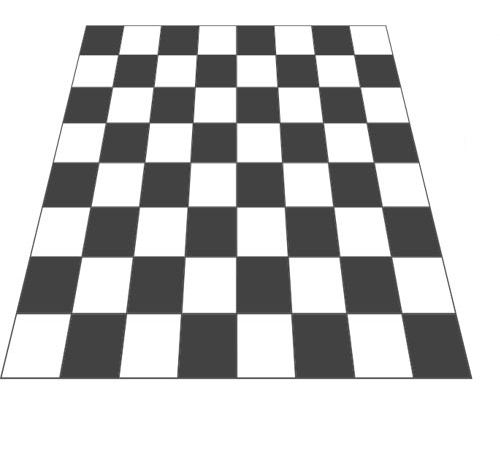
#> input picture OpencvPython/Resources/1.jpg, 500 x 461 px
$ python test.py
#> lines starting #> are read from the running program, lines starting #| are printed output that depends on the picture; after the words box and inside, x2 and y2 are one past the last pixel; in counts of white or black regions, pixels touching at a corner belong together
import cv2
import numpy as np

img = cv2.imread("../../Resources/1.jpg")
#> img is the input picture: shape (461, 500, 3); min 42, max 255, mean 196.6

value = 0
def onChange(arg):
    global value
    value = arg

cv2.namedWindow("Image")
cv2.createTrackbar("Value", "Image", value, 10, onChange)

imgGray = cv2.cvtColor(img, cv2.COLOR_BGR2GRAY)
ret, thresh = cv2.threshold(imgGray, 127, 255, 0)
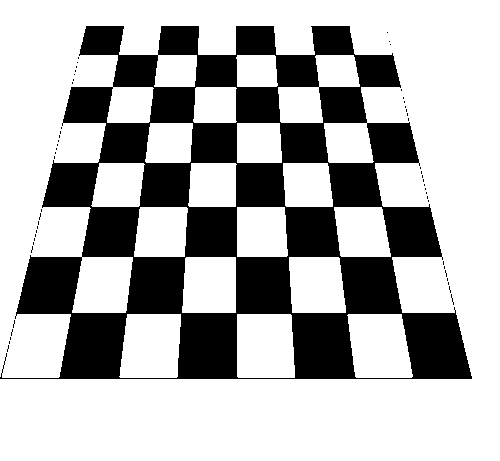
#> thresh: shape (461, 500); 69.8% white; 56 black regions (55 under 20 px)
contours, hierarchy = cv2.findContours(thresh, cv2.RETR_EXTERNAL, cv2.CHAIN_APPROX_SIMPLE)
#> contours = 17 contours; largest, box (x1, y1, x2, y2) and area: (0, 0, 500, 461) 119362, (237, 314, 295, 378) 3490, (119, 314, 181, 378) 3480, (347, 314, 413, 378) 3478, (289, 257, 346, 313) 2837

index = 0
max = 0
maxIndex = 0
for a in contours:
    if max < len(a):
        max = len(a)
        maxIndex = index
    index += 1
#> this loop made 17 passes
#> (max, maxIndex) on passes 1, 17: (44, 0), (528, 16)
#> after the loop, index = 17; max = 528; maxIndex = 16

mask = np.zeros_like(img)
cv2.drawContours(mask, contours, maxIndex, (255, 255, 255), -1)
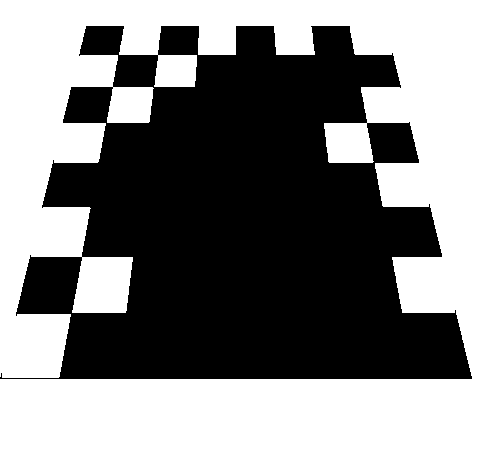
#> mask: shape (461, 500, 3); 52.9% white; 1 black region, box (x1, y1, x2, y2) and area: (0, 26, 472, 379) 108677

out = np.zeros_like(img)
out[mask == 255] = img[mask == 255]

while True:
    size = 1 + (value / 10)
    print(size)

    out2 = cv2.resize(out, None, fx=size, fy=size)

    cv2.imshow("Image", out2)
    cv2.waitKey(1)
